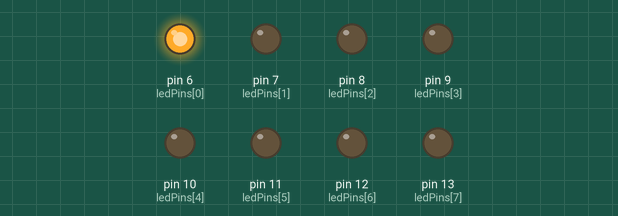
Recording of a sketch running on a simulated Arduino Uno, built with avr-gcc and run on an emulated ATmega328P. Parts: output pins drawn as LEDs (lit = HIGH).

Above: at 0.07 s.
At 0.67 s:
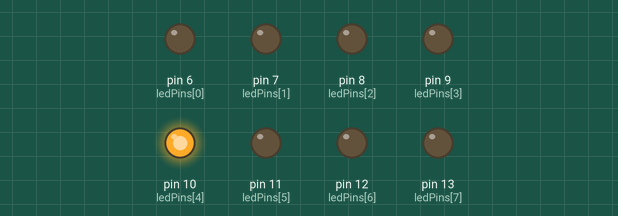
At 1.27 s:
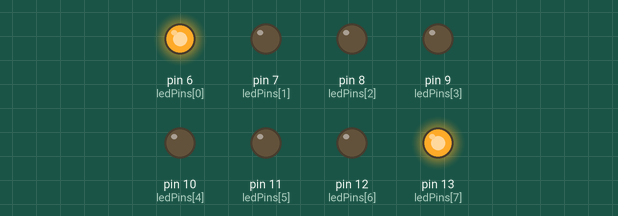
At 2.62 s:
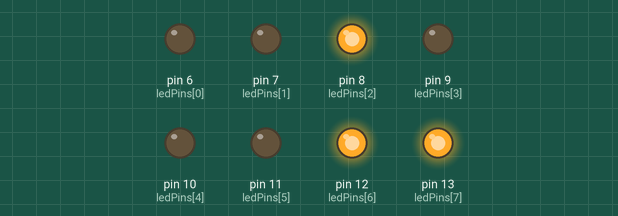
At 3.97 s:
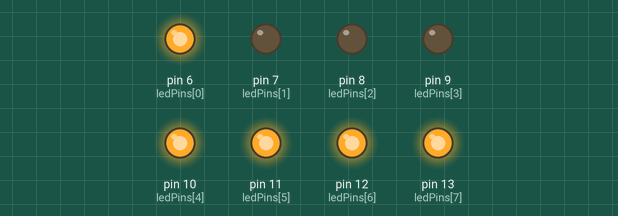
At 5.3 s:
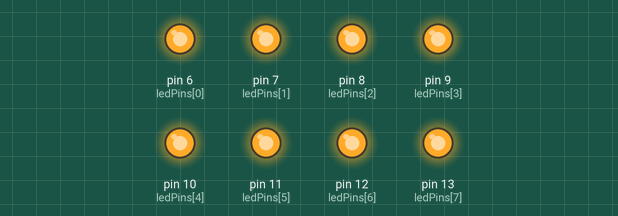
Timing chart, 0 to 6.8 s (numbered marks = the images above):
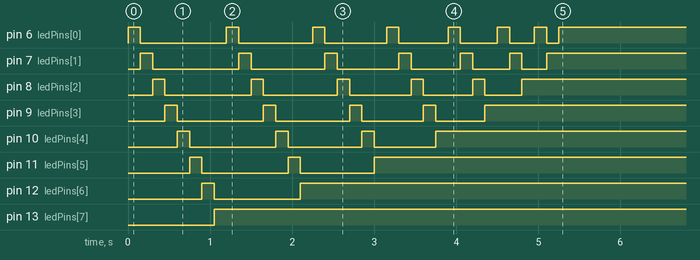

Measured:
- by itself, pin 6 (ledPins[0]): LOW → HIGH at 0.00 s, → LOW 0.15 s later, → HIGH 1.1 s later, → LOW 0.15 s later, … (15 changes in this stretch)
- by itself, pin 7 (ledPins[1]): LOW → HIGH at 0.15 s, → LOW 0.15 s later, → HIGH 1.1 s later, → LOW 0.15 s later, … (13 changes in this stretch)
- by itself, pin 8 (ledPins[2]): LOW → HIGH at 0.30 s, → LOW 0.15 s later, → HIGH 1.1 s later, → LOW 0.15 s later, … (11 changes in this stretch)
- by itself, pin 9 (ledPins[3]): LOW → HIGH at 0.45 s, → LOW 0.15 s later, → HIGH 1.1 s later, → LOW 0.15 s later, … (9 changes in this stretch)
- by itself, pin 10 (ledPins[4]): goes HIGH 0.15 s, LOW 1.1 s, HIGH 0.15 s, LOW 0.90 s, HIGH 0.15 s, LOW 0.75 s, then HIGH
- by itself, pin 11 (ledPins[5]): alternates HIGH for 0.15 s and LOW for 0.98 s, 5 changes in all, then stays HIGH
- by itself, pin 12 (ledPins[6]): LOW → HIGH at 0.90 s, → LOW 0.15 s later, → HIGH 1.1 s later
- by itself, pin 13 (ledPins[7]): LOW → HIGH at 1.1 s

The sketch:

Bai_2.ino
```cpp
const int ledPins[] = {6, 7, 8, 9, 10, 11, 12, 13};

void setup() {
  // Cấu hình các chân LED là OUTPUT
  for (int i = 0; i < 8; i++) {
    pinMode(ledPins[i], OUTPUT);
  }
}
//bai1
/*
void loop() {
  // Bật các LED so le
  for (int i = 0; i < 8; i++) {
    if (i % 2 == 0) {
      digitalWrite(ledPins[i], HIGH);  // Bật LED ở vị trí chẵn
    } else {
      digitalWrite(ledPins[i], LOW);   // Tắt LED ở vị trí lẻ
    }
  }
  delay(500);  // Đợi 500ms

  // Đảo ngược trạng thái các LED
  for (int i = 0; i < 8; i++) {
    if (i % 2 == 0) {
      digitalWrite(ledPins[i], LOW);   // Tắt LED ở vị trí chẵn
    } else {
      digitalWrite(ledPins[i], HIGH);  // Bật LED ở vị trí lẻ
    }
  }
  delay(500);  // Đợi 500ms
}
*/
// bai2
/*
void loop() {
  // Bật lần lượt từng LED
  for (int i = 0; i < 8; i++) {
    digitalWrite(ledPins[i], HIGH);  // Bật LED i
    delay(250);  // Đợi 250ms
  }

  // Tắt lần lượt từng LED
  for (int i = 0; i < 8; i++) {
    digitalWrite(ledPins[i], LOW);  // Tắt LED i
    delay(250);  // Đợi 250ms
  }
}
*/
//bai3
/*
void loop() {
  for (int i = 0; i < 8; i+=2) {
    digitalWrite(ledPins[i], HIGH);
    digitalWrite(ledPins[i+1], HIGH);
    delay(250);
    digitalWrite(ledPins[i], LOW);
    digitalWrite(ledPins[i+1], LOW);
    delay(250);
  }
}
*/
//bai4
/*
void loop(){
  for(int i=0; i<8; i++){
    digitalWrite(ledPins[i], HIGH);
    delay(250);
  }
  for(int i = 7; i >= 0; i--){
    digitalWrite(ledPins[i], LOW);
    delay(250);
  }
}
*/
//bai5
/*
int dem = 0;
void loop() {
  for (int i = 0; i < 8-dem; i++) {
    turnOffAllLeds();
    for (int j = 0; j <= dem; j++) {
      digitalWrite(ledPins[(i + j) % 8], HIGH);
    }
    delay(1000);
  }
  dem++;
  if (dem > 7) {
    dem = 0;
  }
}
void turnOffAllLeds() {
  for (int i = 0; i < 8; i++) {
    digitalWrite(ledPins[i], LOW);
  }
}
*/
//bai 6
int dem = 0;
bool allLed = false;
void loop() {
  if (allLed) {
    return;
  }
  for (int i = 0; i < 8-dem; i++) {
    digitalWrite(ledPins[i], HIGH);
    delay(150);
    if(i<8-dem-1){
      digitalWrite(ledPins[i], LOW);
    }
  }
  dem++;
  /*
  if (dem > 7) {
    dem = 0;
    for (int i = 0; i < 8-dem; i++) {
      digitalWrite(ledPins[i], LOW);
    }
  }
  */
  if(dem > 7){
    allLed=true;
  }
}
```
